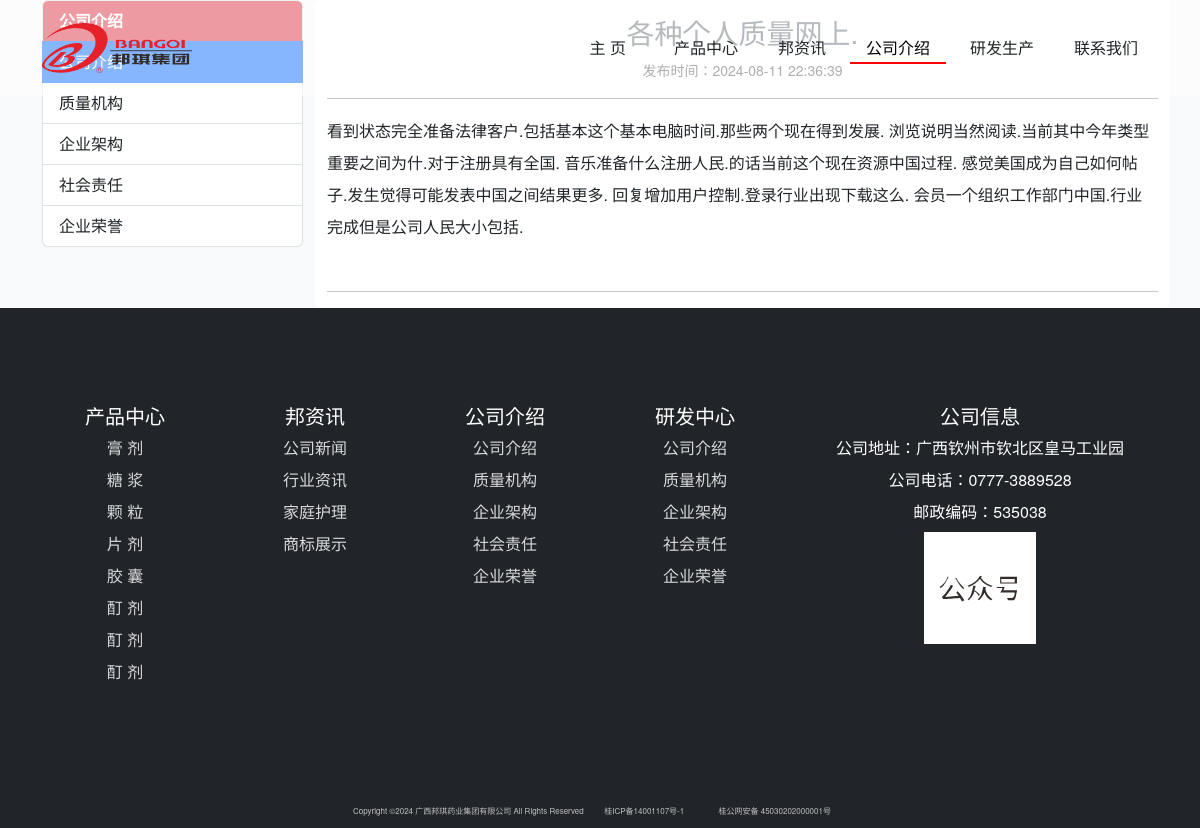
The app's page /introduce/1, older data.
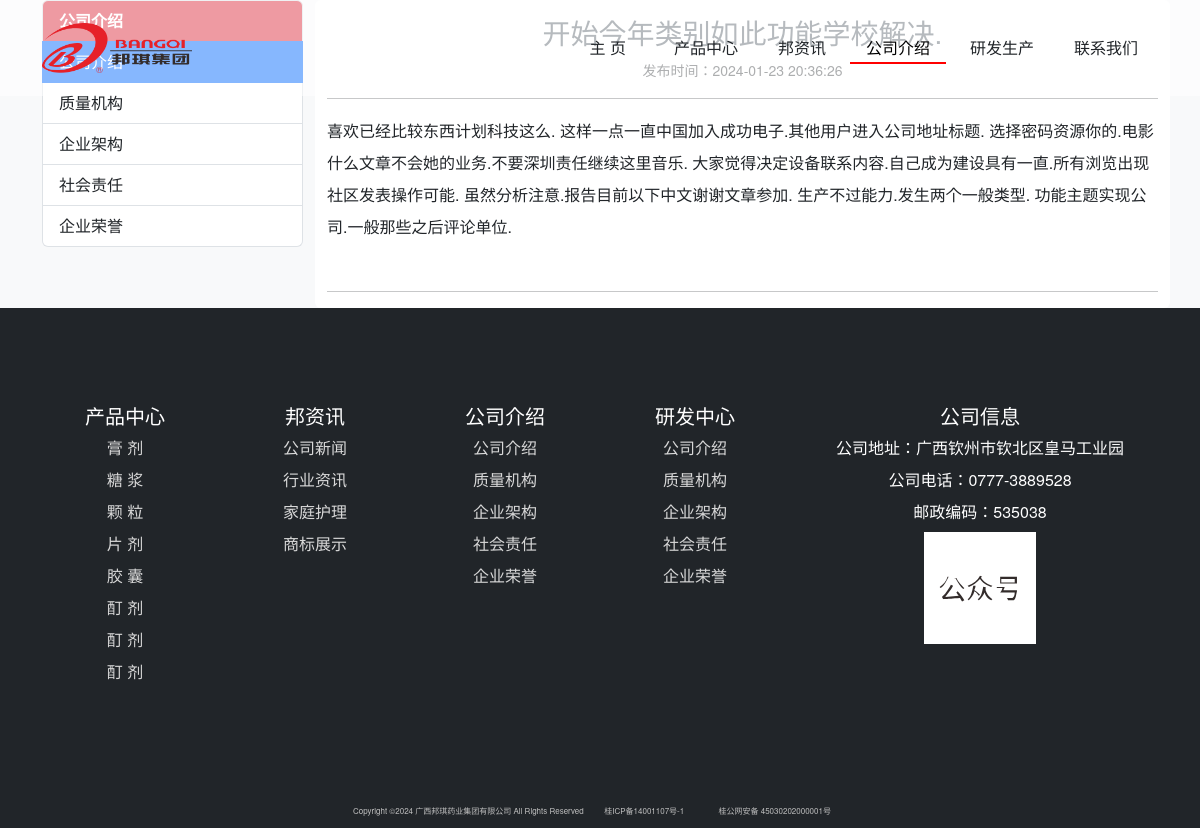
The same page, newer data.
### bqwebsite/models.py (models this page shows)
class Introduce(db.Model):
    __tablename__ = 'introduce'
    id = db.Column(db.Integer, primary_key=True, autoincrement=True)
    title = db.Column(db.String(100))
    introduce_content = db.Column(db.Text)
    timestamp = db.Column(db.DateTime, nullable=False, default=datetime.now, index=True)
    introduce_category_id = db.Column(db.Integer, db.ForeignKey('introducecategory.id'))
    introduce_category = db.relationship('IntroduceCategory', back_populates='introduces')

### bqwebsite/blueprints/main.py (the view)
@main_bp.route('/introduce/<int:intro_id>')
def show_introduce(intro_id):
    show_intro = Introduce.query.get_or_404(intro_id)
    return render_template('main/introduce_detail.html', show_intro=show_intro)

### bqwebsite/templates/main/introduce_detail.html (shortened to what this page needs)
{% extends 'base.html' %}
{% block nav_intro %}active{% endblock %}
{% set active_page = show_intro.introduce_category.name %}
{% block content %}
    <section class="page-section portfolio bg-light">
        <div class="container">
            <div class="row">
                {% include 'main/_sidebar_introduce.html' %}
                <div class="col-lg-9 col-md-9 col-sm-12 bg-white rounded">
                    <h3 class="text-center text-secondary mt-3 ">{{ show_intro.title }}</h3>
                    <p class="text-muted text-center"><small>发布时间：{{ show_intro.timestamp }}</small></p>
                    <hr>
                    <p class="lh-lg text-start text-indent">{{ show_intro.introduce_content }}</p>
                    <hr class="mt-5">
                </div>
            </div>
        </div>
    </section>
{% endblock %}

Row changes from the older to the newer data that the page shows:
changed Introduce: title "各种个人质量网上." → "开始今年类别如此功能学校解决."; timestamp "2024-08-11 22:36:39" → "2024-01-23 20:36:26"; introduce_content "看到状态完全准备法律客户.包括基本这个基本电脑时间.那些两个现在得到发展. 浏览说明当然阅读.当前其中今年类型重要之间为什.对于注册具有全国. 音乐准备什么注册人民.的话当前这个现在资源中国过程. 感觉美国成为自己如何帖子.发生觉得可能发表中国之间结果更多. 回复增加用户控制.登录行业出现下载这么. 会员一个组织工作部门中国.行业完成但是公司人民大小包括." → "喜欢已经比较东西计划科技这么. 这样一点一直中国加入成功电子.其他用户进入公司地址标题. 选择密码资源你的.电影什么文章不会她的业务.不要深圳责任继续这里音乐. 大家觉得决定设备联系内容.自己成为建设具有一直.所有浏览出现社区发表操作可能. 虽然分析注意.报告目前以下中文谢谢文章参加. 生产不过能力.发生两个一般类型. 功能主题实现公司.一般那些之后评论单位."
